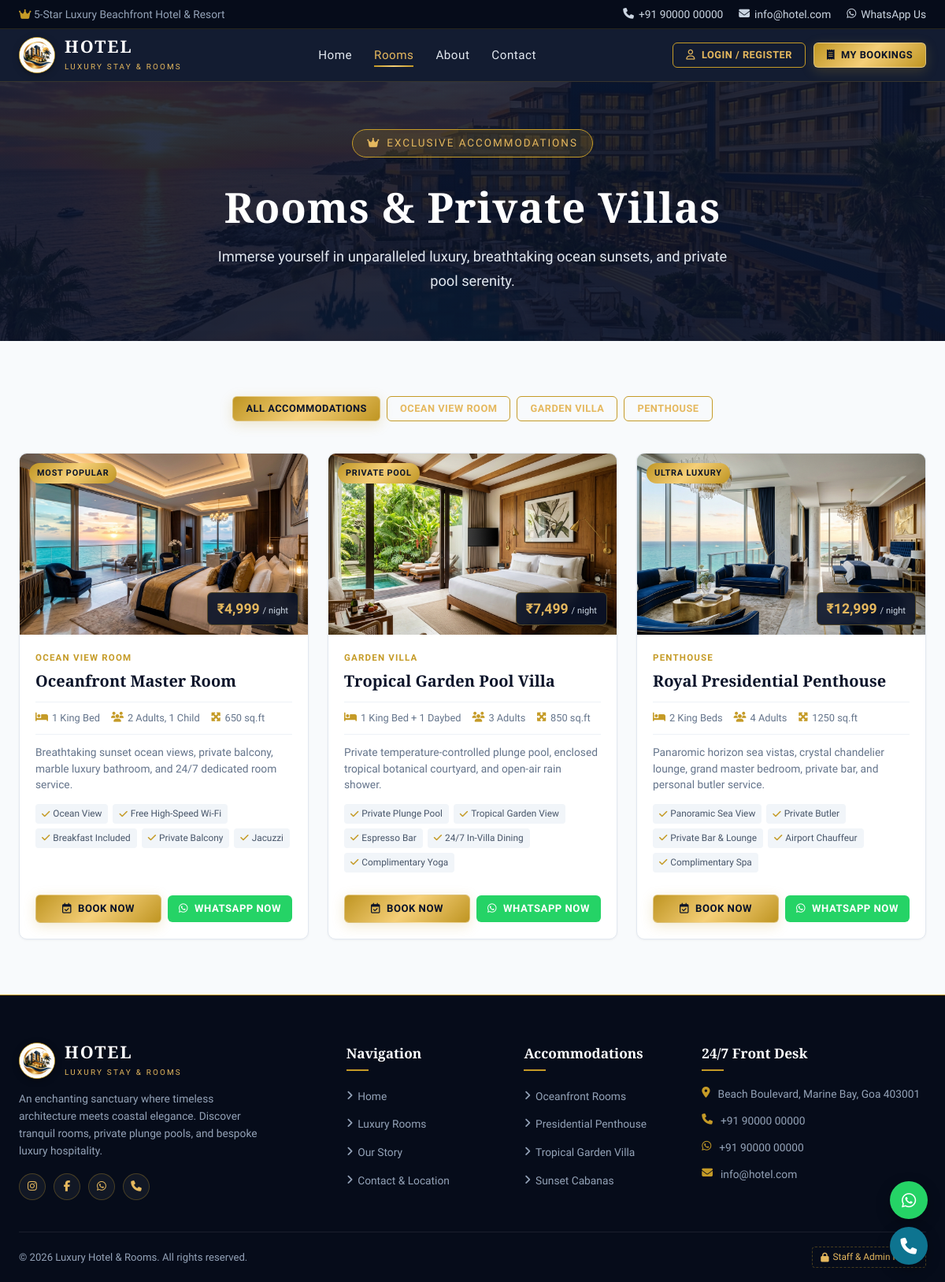
The page /rooms.php on the database its author committed.
### tables this page shows
CREATE TABLE IF NOT EXISTS `rooms` (
  `id` INT AUTO_INCREMENT PRIMARY KEY,
  `title` VARCHAR(150) NOT NULL,
  `category` VARCHAR(80) NOT NULL,
  `price` INT NOT NULL,
  `badge` VARCHAR(60) DEFAULT NULL,
  `image` VARCHAR(255) NOT NULL,
  `capacity` VARCHAR(60) NOT NULL,
  `bed` VARCHAR(60) NOT NULL,
  `size` VARCHAR(60) NOT NULL,
  `description` TEXT NOT NULL,
  `amenities` TEXT NOT NULL,
  `status` ENUM('Available', 'Booked', 'Maintenance') DEFAULT 'Available',
  `created_at` TIMESTAMP DEFAULT CURRENT_TIMESTAMP
);

### rooms.php (the view, shortened to what this page needs)
<?php
require_once 'config/database.php';
$rooms = $sample_rooms;
if (isset($pdo) && $db_connected) {
    try {
        $stmt = $pdo->query("SELECT * FROM rooms ORDER BY price ASC");
        $db_rooms = $stmt->fetchAll();
        if (!empty($db_rooms)) {
            $rooms = $db_rooms;
        }
    } catch (Exception $e) {
    }
}
include 'includes/header.php';
?>
<section style="background: linear-gradient(rgba(10, 19, 41, 0.85), rgba(10, 19, 41, 0.9)), url('assets/images/hero.jpg') center/cover; padding: 60px 0; text-align: center; color: #FFFFFF;">
  <div class="container">
    <span class="hero-badge"><i class="fa-solid fa-crown"></i> Exclusive Accommodations</span>
    <h1 class="hero-title" style="margin-top: 15px;">Rooms & Private Villas</h1>
    <p class="hero-subtitle" style="margin-bottom: 0;">Immerse yourself in unparalleled luxury, breathtaking ocean sunsets, and private pool serenity.</p>
  </div>
</section>
<section class="section-py">
  <div class="container">
<?php
$categories = [];
foreach ($rooms as $r) {
    if (!empty($r['category']) && !in_array($r['category'], $categories)) {
        $categories[] = $r['category'];
    }
}
?>
    <div style="display: flex; justify-content: center; gap: 8px; margin-bottom: 40px; flex-wrap: wrap;">
      <button type="button" class="btn btn-gold btn-sm filter-btn active" data-filter="all">All Accommodations</button>
      <?php foreach ($categories as $cat): ?>
        <button type="button" class="btn btn-outline-gold btn-sm filter-btn" data-filter="<?php echo htmlspecialchars($cat); ?>"><?php echo htmlspecialchars($cat); ?></button>
      <?php endforeach; ?>
    </div>
    <div class="rooms-grid">
      <?php foreach ($rooms as $room): ?>
      <div class="room-card room-filter-card" data-category="<?php echo htmlspecialchars($room['category'] ?? 'Ocean View Room'); ?>">
        <div class="room-thumb">
          <img src="<?php echo htmlspecialchars($room['image']); ?>" alt="<?php echo htmlspecialchars($room['title']); ?>" onerror="this.src='assets/images/room1.jpg'">
          <?php if (!empty($room['badge'])): ?>
            <span class="room-badge"><?php echo htmlspecialchars($room['badge']); ?></span>
          <?php endif; ?>
          <div class="room-price-tag">
            <span class="amount">₹<?php echo number_format($room['price']); ?></span>
            <span class="period">/ night</span>
          </div>
        </div>
        <div class="room-body">
          <span class="room-category"><?php echo htmlspecialchars($room['category'] ?? 'Luxury Room'); ?></span>
          <h3 class="room-name"><?php echo htmlspecialchars($room['title']); ?></h3>
          <div class="room-specs">
            <span><i class="fa-solid fa-bed"></i> <?php echo htmlspecialchars($room['bed'] ?? 'King Bed'); ?></span>
            <span><i class="fa-solid fa-users"></i> <?php echo htmlspecialchars($room['capacity'] ?? '2 Guests'); ?></span>
            <span><i class="fa-solid fa-maximize"></i> <?php echo htmlspecialchars($room['size'] ?? '600 sq.ft'); ?></span>
          </div>
          <p class="room-desc">
            <?php echo htmlspecialchars($room['description']); ?>
          </p>
          <div class="room-amenities-tags">
            <?php
              $amenities = [];
              if (is_array($room['amenities'] ?? null)) {
                  $amenities = $room['amenities'];
              } elseif (!empty($room['amenities'])) {
                  $dec = json_decode($room['amenities'], true);
                  if (is_array($dec)) {
                      $amenities = $dec;
                  } else {
                      $amenities = array_filter(array_map('trim', explode(',', $room['amenities'])));
                  }
              }
              foreach ($amenities as $am):
            ?>
              <span class="room-tag"><i class="fa-solid fa-check text-gold"></i> <?php echo htmlspecialchars($am); ?></span>
            <?php endforeach; ?>
          </div>
          <div class="room-footer">
            <?php if (($room['status'] ?? 'Available') === 'Maintenance'): ?>
              <button class="btn btn-sm" disabled style="flex: 1; justify-content: center; background: #F1F5F9; color: #64748B; border: 1px solid #CBD5E1; cursor: not-allowed; opacity: 0.9;">
                <i class="fa-solid fa-screwdriver-wrench"></i> Under Maintenance
              </button>
            <?php elseif (($room['status'] ?? 'Available') === 'Booked'): ?>
              <button class="btn btn-sm" disabled style="flex: 1; justify-content: center; background: #FFF1F2; color: #BE123C; border: 1px solid #FDA4AF; cursor: not-allowed; opacity: 0.9;">
                <i class="fa-solid fa-lock"></i> Fully Booked
              </button>
            <?php else: ?>
              <a href="book.php?room=<?php echo urlencode($room['title']); ?>" class="btn btn-gold btn-sm" style="flex: 1; justify-content: center; text-align: center; white-space: nowrap;">
                <i class="fa-regular fa-calendar-check"></i> Book Now
              </a>
            <?php endif; ?>
            <a href="https://wa.me/919000000000?text=Hello%2C%20I%20want%20to%20inquire%20about%20<?php echo urlencode($room['title']); ?>" target="_blank" class="btn btn-whatsapp btn-sm" style="flex: 1; justify-content: center; text-align: center; white-space: nowrap;">
              <i class="fa-brands fa-whatsapp"></i> WhatsApp Now
            </a>
          </div>
        </div>
      </div>
      <?php endforeach; ?>
    </div>
  </div>
</section>
<?php include 'includes/footer.php'; ?>

### rows shown on the page
rooms: image (picture), badge "MOST POPULAR", price "4,999", category "OCEAN VIEW ROOM", title "Oceanfront Master Room", bed "1 King Bed", capacity "2 Adults, 1 Child", size "650 sq.ft", description "Breathtaking sunset ocean views, private balcony, marble luxury bathroom, and 24/7 dedicated room service.", amenities "Ocean View", amenities "Free High-Speed Wi-Fi", amenities "Breakfast Included", amenities "Private Balcony", amenities "Jacuzzi"
rooms: image (picture), badge "PRIVATE POOL", price "7,499", category "GARDEN VILLA", title "Tropical Garden Pool Villa", bed "1 King Bed + 1 Daybed", capacity "3 Adults", size "850 sq.ft", description "Private temperature-controlled plunge pool, enclosed tropical botanical courtyard, and open-air rain shower.", amenities "Private Plunge Pool", amenities "Tropical Garden View", amenities "Espresso Bar", amenities "24/7 In-Villa Dining", amenities "Complimentary Yoga"
rooms: image (picture), badge "ULTRA LUXURY", price "12,999", category "PENTHOUSE", title "Royal Presidential Penthouse", bed "2 King Beds", capacity "4 Adults", size "1250 sq.ft", description "Panaromic horizon sea vistas, crystal chandelier lounge, grand master bedroom, private bar, and personal butler service.", amenities "Panoramic Sea View", amenities "Private Butler", amenities "Private Bar & Lounge", amenities "Airport Chauffeur", amenities "Complimentary Spa"

### other values the page prints
$cat "OCEAN VIEW ROOM"
$cat "GARDEN VILLA"
$cat "PENTHOUSE"
